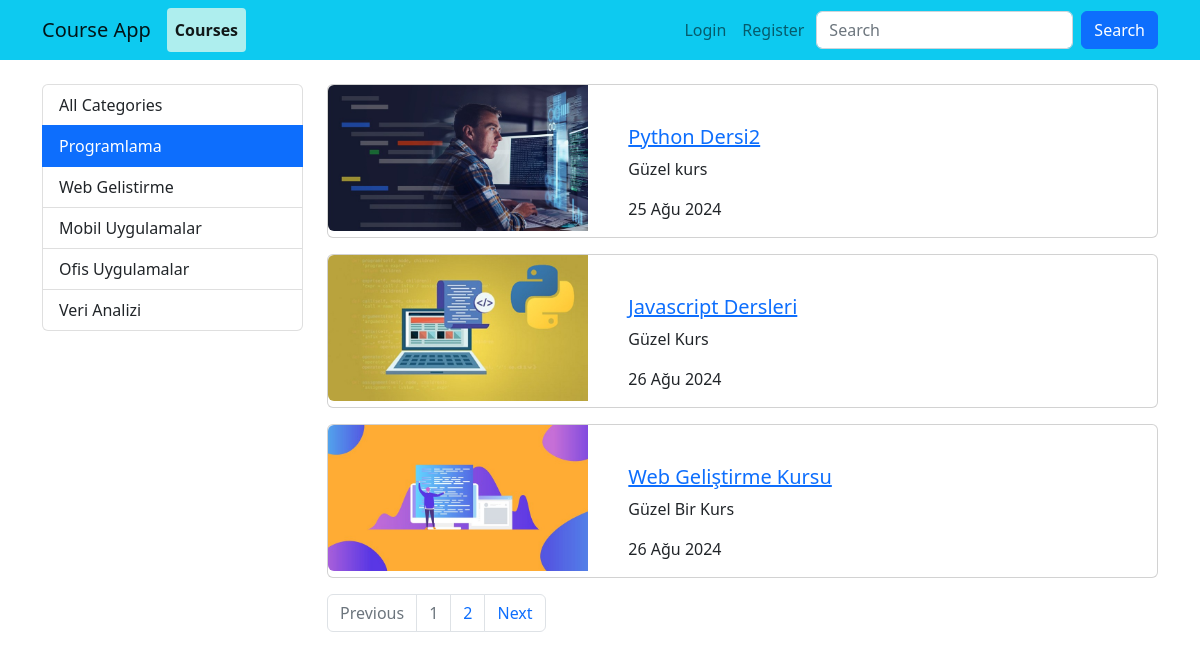
/courses/category/programlama, run on the app's committed database.
### courses/models.py (models this page shows, shortened)
class Category(models.Model):
    name = models.CharField(max_length=40)
    slug = models.SlugField(null=False,default="",unique=True, db_index=True,blank=True,editable=True)

class Course(models.Model):
    title = models.CharField(max_length=50)
    description =models.TextField()
    image = models.ImageField(upload_to="images",default="")
    date = models.DateField(auto_now_add=True)
    isActive = models.BooleanField(default=False)
    isHome = models.BooleanField(default=False)
    slug = models.SlugField(null=False,default="",unique=True, db_index=True,blank=True,editable=False)
    categories = models.ManyToManyField(Category,related_name="kurslar",blank=True)

### courses/views.py (the view)
# urls.py: path("category/<slug:slug>",views.getCoursesByCategoryName, name="courses_by_category"),
def getCoursesByCategoryName(request,slug):
    courses = Course.objects.filter(isActive=True, categories__slug = slug).order_by("date")
    category = Category.objects.all()
    paginator = Paginator(courses,3) # her sayfada 3 tane kurs gözüksün
    page = request.GET.get('page',1)
    page_obj = paginator.page(page)
    print(paginator.page_range)
    print("bu kadar sayfaya sığdı ", paginator.num_pages)# kaç sayfaya sığdı
    print("kaç tane kurs kaydı var ", paginator.count) #kaç sayfa olduğunu söyler
    print(page_obj.number)
    return render(request, "courses/list.html",{
        "page_obj":page_obj,
        "categories":category,
        "selected_category":slug
    })

### courses/templates/courses/list.html (shortened to what this page needs)
{% extends "layout.html" %}
{% load static %}
{% block css_files %}
    <link rel="stylesheet" href="{% static "/courses/css/style.css" %}">
{% endblock css_files %}
{% block content %}
    <div class="container">
        <div class="row mt-4">
            <div class="col-3">
                {% include "courses/partials/_categories.html" %}
            </div>
            <div class="col-9" >
                {% if page_obj.object_list|length == 0 %}
                    <div class="alert alert-warning">
                        No courses registered in this category
                    </div>
                {% else %}
                    {% for course in page_obj.object_list  %}
                        {% include "courses/partials/_course-card.html" %}
                    {% endfor %}
                {% endif %}
                {% include "courses/partials/_pagination.html" %}
            </div>
        </div>
    </div>
{% endblock content %}

### courses/templates/courses/partials/_categories.html
<div class="list-group">
    <a href="{% url "courses" %}" class="list-group-item list-group-item-action">All Categories</a>
    {% for category in categories %}
        <a href="{% url 'courses_by_category' category.slug %}" class="list-group-item list-group-item-action {% if category.slug == selected_category %}active{% endif %}">{{category.name |title}}</a>
    {% endfor %}
</div>

### courses/templates/courses/partials/_course-card.html
{% load static %}
<div class="card mb-3">
    <div class="row">
        <div class="col-4">
            <img class="img-fluid rounded-start" src="{{course.image.url}}" alt="{{course.title}}">
        </div>
        <div class="col-8 mt-4">
            <div class="card-body">
                <a href="{% url "course_detail" course.slug %}">
                    <h5 class="card-title">{{course.title | title}}</h5>
                </a>
                <p class="card-text">{{course.description | capfirst | truncatechars:20}}</p>
                <span>{{course.date | date:"SHORT_DATE_FORMAT" }}</span>
            </div>
        </div>
    </div>
</div>

### data on the page
Category: name "Programlama"
Category: name "Web Gelistirme"
Category: name "Mobil Uygulamalar"
Category: name "Ofis Uygulamalar"
Category: name "Veri Analizi"
Course: image (picture), title "Python Dersi2", description "Güzel kurs", date "25 Ağu 2024"
Course: image (picture), title "Javascript Dersleri", description "Güzel Kurs", date "26 Ağu 2024"
Course: image (picture), title "Web Geliştirme Kursu", description "Güzel Bir Kurs", date "26 Ağu 2024"

### other printed values
{{ page }} "1"
{{ page }} "2"
